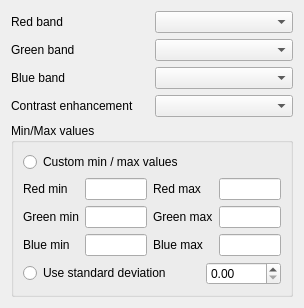
<?xml version="1.0" encoding="UTF-8"?>
<ui version="4.0">
 <class>QgsMultiBandColorRendererWidgetBase</class>
 <widget class="QWidget" name="QgsMultiBandColorRendererWidgetBase">
  <property name="geometry">
   <rect>
    <x>0</x>
    <y>0</y>
    <width>304</width>
    <height>305</height>
   </rect>
  </property>
  <property name="windowTitle">
   <string>Form</string>
  </property>
  <layout class="QGridLayout" name="gridLayout_4">
   <item row="0" column="0">
    <layout class="QGridLayout" name="gridLayout">
     <item row="0" column="0">
      <widget class="QLabel" name="mRedBandLabel">
       <property name="text">
        <string>Red band</string>
       </property>
      </widget>
     </item>
     <item row="0" column="1">
      <widget class="QComboBox" name="mRedBandComboBox"/>
     </item>
     <item row="1" column="0">
      <widget class="QLabel" name="mGreenBandLabel">
       <property name="text">
        <string>Green band</string>
       </property>
      </widget>
     </item>
     <item row="1" column="1">
      <widget class="QComboBox" name="mGreenBandComboBox"/>
     </item>
     <item row="2" column="0">
      <widget class="QLabel" name="mBlueBandLabel">
       <property name="text">
        <string>Blue band</string>
       </property>
      </widget>
     </item>
     <item row="2" column="1">
      <widget class="QComboBox" name="mBlueBandComboBox"/>
     </item>
    </layout>
   </item>
   <item row="1" column="0">
    <layout class="QHBoxLayout" name="horizontalLayout">
     <item>
      <widget class="QLabel" name="mContrastEnhancementAlgorithmLabel">
       <property name="text">
        <string>Contrast enhancement</string>
       </property>
      </widget>
     </item>
     <item>
      <widget class="QComboBox" name="mContrastEnhancementAlgorithmComboBox"/>
     </item>
    </layout>
   </item>
   <item row="2" column="0">
    <widget class="QGroupBox" name="mMinMaxGroupBox">
     <property name="title">
      <string>Min/Max values</string>
     </property>
     <layout class="QGridLayout" name="gridLayout_3">
      <item row="0" column="0">
       <widget class="QRadioButton" name="mCustomMinMaxRadioButton">
        <property name="text">
         <string>Custom min / max values</string>
        </property>
       </widget>
      </item>
      <item row="1" column="0">
       <layout class="QGridLayout" name="gridLayout_2">
        <item row="0" column="0">
         <widget class="QLabel" name="mRedMinLabel">
          <property name="sizePolicy">
           <sizepolicy hsizetype="MinimumExpanding" vsizetype="Minimum">
            <horstretch>0</horstretch>
            <verstretch>0</verstretch>
           </sizepolicy>
          </property>
          <property name="text">
           <string>Red min</string>
          </property>
         </widget>
        </item>
        <item row="0" column="1">
         <widget class="QLineEdit" name="mRedMinLineEdit">
          <property name="sizePolicy">
           <sizepolicy hsizetype="Expanding" vsizetype="Fixed">
            <horstretch>0</horstretch>
            <verstretch>0</verstretch>
           </sizepolicy>
          </property>
          <property name="maximumSize">
           <size>
            <width>75</width>
            <height>16777215</height>
           </size>
          </property>
          <property name="baseSize">
           <size>
            <width>0</width>
            <height>0</height>
           </size>
          </property>
          <property name="maxLength">
           <number>16</number>
          </property>
         </widget>
        </item>
        <item row="0" column="2">
         <widget class="QLabel" name="mRedMaxLabel">
          <property name="sizePolicy">
           <sizepolicy hsizetype="MinimumExpanding" vsizetype="Minimum">
            <horstretch>0</horstretch>
            <verstretch>0</verstretch>
           </sizepolicy>
          </property>
          <property name="text">
           <string>Red max</string>
          </property>
         </widget>
        </item>
        <item row="0" column="3">
         <widget class="QLineEdit" name="mRedMaxLineEdit">
          <property name="sizePolicy">
           <sizepolicy hsizetype="Expanding" vsizetype="Fixed">
            <horstretch>0</horstretch>
            <verstretch>0</verstretch>
           </sizepolicy>
          </property>
          <property name="maximumSize">
           <size>
            <width>75</width>
            <height>16777215</height>
           </size>
          </property>
          <property name="baseSize">
           <size>
            <width>0</width>
            <height>0</height>
           </size>
          </property>
          <property name="maxLength">
           <number>16</number>
          </property>
         </widget>
        </item>
        <item row="1" column="0">
         <widget class="QLabel" name="mGreenMinLabel">
          <property name="sizePolicy">
           <sizepolicy hsizetype="MinimumExpanding" vsizetype="Minimum">
            <horstretch>0</horstretch>
            <verstretch>0</verstretch>
           </sizepolicy>
          </property>
          <property name="text">
           <string>Green min</string>
          </property>
         </widget>
        </item>
        <item row="1" column="1">
         <widget class="QLineEdit" name="mGreenMinLineEdit">
          <property name="sizePolicy">
           <sizepolicy hsizetype="Expanding" vsizetype="Fixed">
            <horstretch>0</horstretch>
            <verstretch>0</verstretch>
           </sizepolicy>
          </property>
          <property name="maximumSize">
           <size>
            <width>75</width>
            <height>16777215</height>
           </size>
          </property>
          <property name="baseSize">
           <size>
            <width>0</width>
            <height>0</height>
           </size>
          </property>
          <property name="maxLength">
           <number>16</number>
          </property>
         </widget>
        </item>
        <item row="1" column="2">
         <widget class="QLabel" name="mGreenMaxLabel">
          <property name="sizePolicy">
           <sizepolicy hsizetype="MinimumExpanding" vsizetype="Minimum">
            <horstretch>0</horstretch>
            <verstretch>0</verstretch>
           </sizepolicy>
          </property>
          <property name="text">
           <string>Green max</string>
          </property>
         </widget>
        </item>
        <item row="1" column="3">
         <widget class="QLineEdit" name="mGreenMaxLineEdit">
          <property name="sizePolicy">
           <sizepolicy hsizetype="Expanding" vsizetype="Fixed">
            <horstretch>0</horstretch>
            <verstretch>0</verstretch>
           </sizepolicy>
          </property>
          <property name="maximumSize">
           <size>
            <width>75</width>
            <height>16777215</height>
           </size>
          </property>
          <property name="baseSize">
           <size>
            <width>0</width>
            <height>0</height>
           </size>
          </property>
          <property name="maxLength">
           <number>16</number>
          </property>
         </widget>
        </item>
        <item row="2" column="0">
         <widget class="QLabel" name="mBlueMinLabel">
          <property name="sizePolicy">
           <sizepolicy hsizetype="MinimumExpanding" vsizetype="Minimum">
            <horstretch>0</horstretch>
            <verstretch>0</verstretch>
           </sizepolicy>
          </property>
          <property name="text">
           <string>Blue min</string>
          </property>
         </widget>
        </item>
        <item row="2" column="1">
         <widget class="QLineEdit" name="mBlueMinLineEdit">
          <property name="sizePolicy">
           <sizepolicy hsizetype="Expanding" vsizetype="Fixed">
            <horstretch>0</horstretch>
            <verstretch>0</verstretch>
           </sizepolicy>
          </property>
          <property name="maximumSize">
           <size>
            <width>75</width>
            <height>16777215</height>
           </size>
          </property>
          <property name="baseSize">
           <size>
            <width>0</width>
            <height>0</height>
           </size>
          </property>
          <property name="maxLength">
           <number>16</number>
          </property>
         </widget>
        </item>
        <item row="2" column="2">
         <widget class="QLabel" name="mBlueMaxLabel">
          <property name="sizePolicy">
           <sizepolicy hsizetype="MinimumExpanding" vsizetype="Minimum">
            <horstretch>0</horstretch>
            <verstretch>0</verstretch>
           </sizepolicy>
          </property>
          <property name="text">
           <string>Blue max</string>
          </property>
         </widget>
        </item>
        <item row="2" column="3">
         <widget class="QLineEdit" name="mBlueMaxLineEdit">
          <property name="sizePolicy">
           <sizepolicy hsizetype="Expanding" vsizetype="Fixed">
            <horstretch>0</horstretch>
            <verstretch>0</verstretch>
           </sizepolicy>
          </property>
          <property name="maximumSize">
           <size>
            <width>75</width>
            <height>16777215</height>
           </size>
          </property>
          <property name="baseSize">
           <size>
            <width>0</width>
            <height>0</height>
           </size>
          </property>
          <property name="maxLength">
           <number>16</number>
          </property>
         </widget>
        </item>
       </layout>
      </item>
      <item row="2" column="0">
       <layout class="QHBoxLayout" name="horizontalLayout_2">
        <item>
         <widget class="QRadioButton" name="mStandardDeviationRadioButton">
          <property name="text">
           <string>Use standard deviation</string>
          </property>
         </widget>
        </item>
        <item>
         <widget class="QDoubleSpinBox" name="mStandardDeviationSpinBox">
          <property name="sizePolicy">
           <sizepolicy hsizetype="Minimum" vsizetype="Fixed">
            <horstretch>0</horstretch>
            <verstretch>0</verstretch>
           </sizepolicy>
          </property>
          <property name="maximumSize">
           <size>
            <width>75</width>
            <height>16777215</height>
           </size>
          </property>
          <property name="maximum">
           <double>10.000000000000000</double>
          </property>
          <property name="singleStep">
           <double>0.100000000000000</double>
          </property>
          <property name="value">
           <double>0.000000000000000</double>
          </property>
         </widget>
        </item>
       </layout>
      </item>
     </layout>
    </widget>
   </item>
  </layout>
 </widget>
 <resources/>
 <connections/>
</ui>
